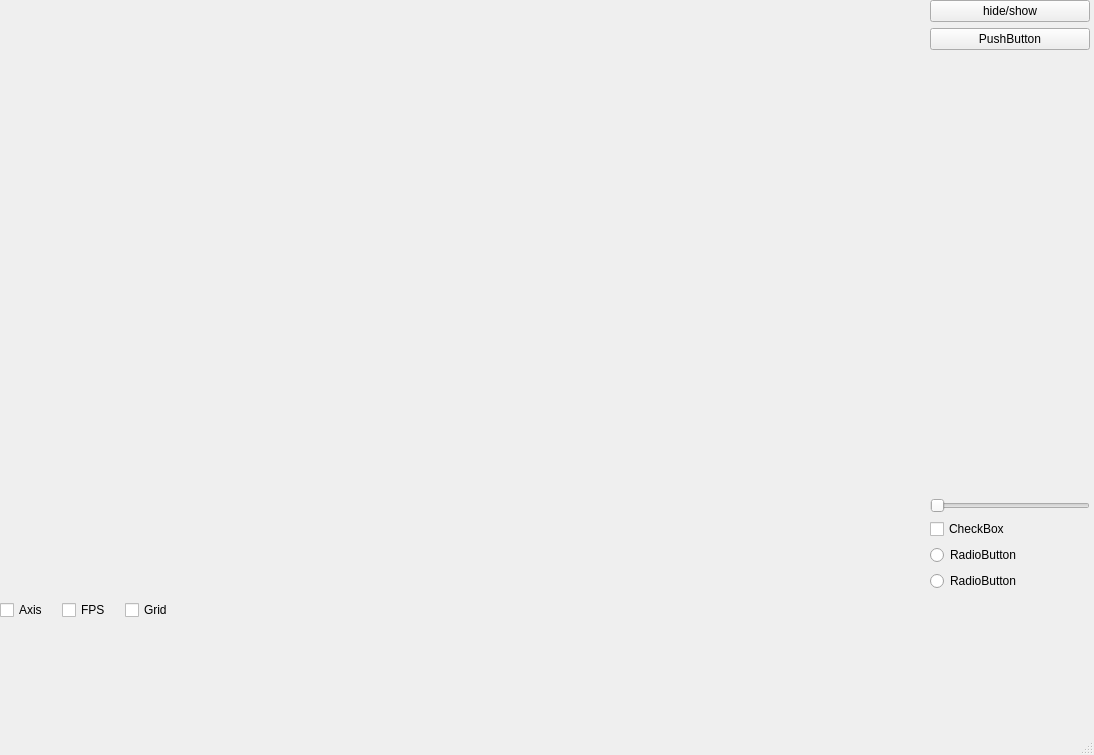
<?xml version="1.0" encoding="UTF-8"?>
<ui version="4.0">
 <class>MainWindow</class>
 <widget class="QMainWindow" name="MainWindow">
  <property name="geometry">
   <rect>
    <x>0</x>
    <y>0</y>
    <width>1094</width>
    <height>755</height>
   </rect>
  </property>
  <property name="windowTitle">
   <string>MainWindow</string>
  </property>
  <widget class="QWidget" name="centralwidget">
   <widget class="QWidget" name="horizontalLayoutWidget">
    <property name="geometry">
     <rect>
      <x>0</x>
      <y>0</y>
      <width>921</width>
      <height>591</height>
     </rect>
    </property>
    <layout class="QHBoxLayout" name="horizontalLayout">
     <item>
      <widget class="Viewer" name="widget" native="true"/>
     </item>
    </layout>
   </widget>
   <widget class="QWidget" name="verticalLayoutWidget">
    <property name="geometry">
     <rect>
      <x>930</x>
      <y>0</y>
      <width>160</width>
      <height>591</height>
     </rect>
    </property>
    <layout class="QVBoxLayout" name="verticalLayout">
     <item>
      <widget class="QPushButton" name="pushButton">
       <property name="text">
        <string>hide/show</string>
       </property>
      </widget>
     </item>
     <item>
      <widget class="QPushButton" name="pushButton_2">
       <property name="text">
        <string>PushButton</string>
       </property>
      </widget>
     </item>
     <item>
      <spacer name="verticalSpacer">
       <property name="orientation">
        <enum>Qt::Vertical</enum>
       </property>
       <property name="sizeHint" stdset="0">
        <size>
         <width>20</width>
         <height>40</height>
        </size>
       </property>
      </spacer>
     </item>
     <item>
      <widget class="QSlider" name="horizontalSlider">
       <property name="orientation">
        <enum>Qt::Horizontal</enum>
       </property>
      </widget>
     </item>
     <item>
      <widget class="QCheckBox" name="checkBox">
       <property name="text">
        <string>CheckBox</string>
       </property>
      </widget>
     </item>
     <item>
      <widget class="QRadioButton" name="radioButton_2">
       <property name="text">
        <string>RadioButton</string>
       </property>
      </widget>
     </item>
     <item>
      <widget class="QRadioButton" name="radioButton">
       <property name="text">
        <string>RadioButton</string>
       </property>
      </widget>
     </item>
    </layout>
   </widget>
   <widget class="QWidget" name="horizontalLayoutWidget_2">
    <property name="geometry">
     <rect>
      <x>0</x>
      <y>600</y>
      <width>181</width>
      <height>21</height>
     </rect>
    </property>
    <layout class="QHBoxLayout" name="horizontalLayout_2">
     <item>
      <widget class="QCheckBox" name="Axis">
       <property name="text">
        <string>Axis</string>
       </property>
      </widget>
     </item>
     <item>
      <widget class="QCheckBox" name="FPS">
       <property name="text">
        <string>FPS</string>
       </property>
      </widget>
     </item>
     <item>
      <widget class="QCheckBox" name="Grid">
       <property name="text">
        <string>Grid</string>
       </property>
      </widget>
     </item>
    </layout>
   </widget>
  </widget>
  <widget class="QMenuBar" name="menubar">
   <property name="geometry">
    <rect>
     <x>0</x>
     <y>0</y>
     <width>1094</width>
     <height>29</height>
    </rect>
   </property>
  </widget>
  <widget class="QStatusBar" name="statusbar"/>
 </widget>
 <customwidgets>
  <customwidget>
   <class>Viewer</class>
   <extends>QWidget</extends>
   <header>myqglviewer.h</header>
   <container>1</container>
   <slots>
    <signal>axisIsDrawnChanged()</signal>
    <slot>toggle_show()</slot>
    <slot>setAxisIsDrawn(bool)</slot>
    <slot>setFPSIsDisplayed(bool)</slot>
    <slot>setGridIsDrawn(bool)</slot>
   </slots>
  </customwidget>
 </customwidgets>
 <resources/>
 <connections>
  <connection>
   <sender>pushButton</sender>
   <signal>clicked()</signal>
   <receiver>widget</receiver>
   <slot>toggle_show()</slot>
   <hints>
    <hint type="sourcelabel">
     <x>949</x>
     <y>49</y>
    </hint>
    <hint type="destinationlabel">
     <x>886</x>
     <y>239</y>
    </hint>
   </hints>
  </connection>
  <connection>
   <sender>Axis</sender>
   <signal>toggled(bool)</signal>
   <receiver>widget</receiver>
   <slot>setAxisIsDrawn(bool)</slot>
   <hints>
    <hint type="sourcelabel">
     <x>37</x>
     <y>640</y>
    </hint>
    <hint type="destinationlabel">
     <x>78</x>
     <y>610</y>
    </hint>
   </hints>
  </connection>
  <connection>
   <sender>FPS</sender>
   <signal>toggled(bool)</signal>
   <receiver>widget</receiver>
   <slot>setFPSIsDisplayed(bool)</slot>
   <hints>
    <hint type="sourcelabel">
     <x>183</x>
     <y>648</y>
    </hint>
    <hint type="destinationlabel">
     <x>213</x>
     <y>598</y>
    </hint>
   </hints>
  </connection>
  <connection>
   <sender>Grid</sender>
   <signal>toggled(bool)</signal>
   <receiver>widget</receiver>
   <slot>setGridIsDrawn(bool)</slot>
   <hints>
    <hint type="sourcelabel">
     <x>293</x>
     <y>640</y>
    </hint>
    <hint type="destinationlabel">
     <x>310</x>
     <y>608</y>
    </hint>
   </hints>
  </connection>
 </connections>
</ui>
